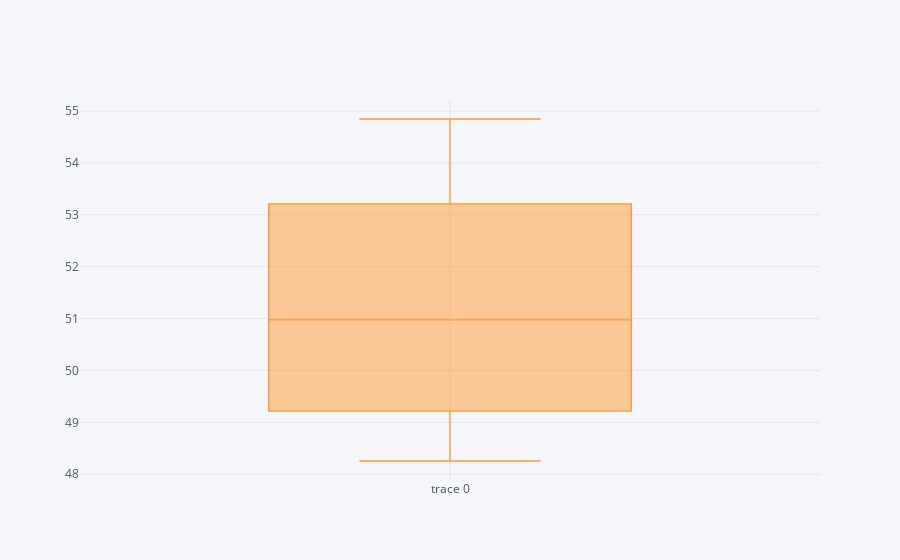

Write notebook code for a chart like this one.
### Code cell
df.sum().iplot(kind='box')

### Figure 1 — Plotly figure (JSON) as saved in the notebook; plotly's stock layout.template omitted (floating-point values rounded to 4 significant figures)
{"data": [{"boxpoints": false, "line": {"width": 1.3}, "marker": {"color": "rgba(255, 153, 51, 1.0)"}, "orientation": "v", "type": "box", "y": [50.97, 49.54, 52.67, 48.26, 54.85]}], "layout": {"autosize": true, "legend": {"bgcolor": "#F5F6F9", "font": {"color": "#4D5663"}}, "paper_bgcolor": "#F5F6F9", "plot_bgcolor": "#F5F6F9", "title": {"font": {"color": "#4D5663"}}, "xaxis": {"autorange": true, "gridcolor": "#E1E5ED", "range": [-0.5, 0.5], "showgrid": true, "tickfont": {"color": "#4D5663"}, "title": {"font": {"color": "#4D5663"}, "text": ""}, "type": "category", "zerolinecolor": "#E1E5ED"}, "yaxis": {"autorange": true, "gridcolor": "#E1E5ED", "range": [47.89, 55.21], "showgrid": true, "tickfont": {"color": "#4D5663"}, "title": {"font": {"color": "#4D5663"}, "text": ""}, "type": "linear", "zerolinecolor": "#E1E5ED"}}}
